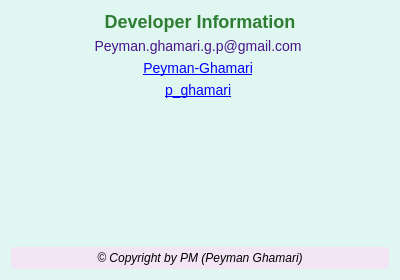
<?xml version="1.0" encoding="UTF-8"?>
<ui version="4.0">
    <class>DeveloperInfo</class>
    <widget class="QDialog" name="DeveloperInfo">
        <property name="geometry">
            <rect>
                <x>0</x>
                <y>0</y>
                <width>400</width>
                <height>280</height>
            </rect>
        </property>
        <property name="windowTitle">
            <string>Developer Info</string>
        </property>
        <property name="styleSheet">
            <string notr="true">
                background-color: #e0f7f1;
                color: #4a148c;
                font-family: "Segoe UI";
                font-size: 14px;
            </string>
        </property>
        <layout class="QVBoxLayout" name="verticalLayout">
            <item>
                <widget class="QLabel" name="titleLabel">
                    <property name="text">
                        <string>Developer Information</string>
                    </property>
                    <property name="alignment">
                        <set>Qt::AlignCenter</set>
                    </property>
                    <property name="styleSheet">
                        <string notr="true">
                            font-size: 18px;
                            font-weight: bold;
                            color: #2e7d32;
                        </string>
                    </property>
                </widget>
            </item>
            <item>
                <widget class="QLabel" name="emailLabel">
                    <property name="text">
                        <string>
                            <![CDATA[
    <span style="white-space:nowrap;">
      <img src="images/email.png" width="20" height="20" style="vertical-align:middle; margin-right:6px;" />
      Peyman.ghamari.g.p@gmail.com
    </span>
   ]]>
                        </string>
                    </property>
                    <property name="alignment">
                        <set>Qt::AlignCenter</set>
                    </property>
                </widget>


            </item>
            <item>
                <widget class="QLabel" name="githubLabel">
                    <property name="text">
                        <string>
                            <![CDATA[
    <span style="white-space:nowrap;">
      <img src="images/github.png" width="20" height="20" style="vertical-align:middle; margin-right:6px;" />
      <a href="https://github.com/Peyman-Ghamari">Peyman-Ghamari</a>
    </span>
   ]]>
                        </string>
                    </property>
                    <property name="openExternalLinks">
                        <bool>true</bool>
                    </property>
                    <property name="alignment">
                        <set>Qt::AlignCenter</set>
                    </property>
                </widget>


            </item>
            <item>
                <widget class="QLabel" name="telegramLabel">
                    <property name="text">
                        <string>
                            <![CDATA[
    <span style="white-space:nowrap;">
      <img src="images/telegram.png" width="20" height="20" style="vertical-align:middle; margin-right:6px;" />
      <a href="https://t.me/p_ghamari">p_ghamari</a>
    </span>
   ]]>
                        </string>
                    </property>
                    <property name="openExternalLinks">
                        <bool>true</bool>
                    </property>
                    <property name="alignment">
                        <set>Qt::AlignCenter</set>
                    </property>
                </widget>

            </item>
            <item>
                <spacer name="verticalSpacer">
                    <property name="orientation">
                        <enum>Qt::Vertical</enum>
                    </property>
                    <property name="sizeHint" stdset="0">
                        <size>
                            <width>20</width>
                            <height>20</height>
                        </size>
                    </property>
                </spacer>
            </item>
            <item>
                <widget class="QLabel" name="copyrightLabel">
                    <property name="text">
                        <string>© Copyright by PM (Peyman Ghamari)</string>
                    </property>
                    <property name="alignment">
                        <set>Qt::AlignCenter</set>
                    </property>
                    <property name="styleSheet">
                        <string notr="true">
                            color: #000000;
                            font-size: 12px;
                            font-style: italic;
                            background-color: #f3e5f5;
                            padding: 4px;
                            border-radius: 4px;
                        </string>
                    </property>
                </widget>
            </item>
        </layout>
    </widget>
    <resources/>
    <connections/>
</ui>
